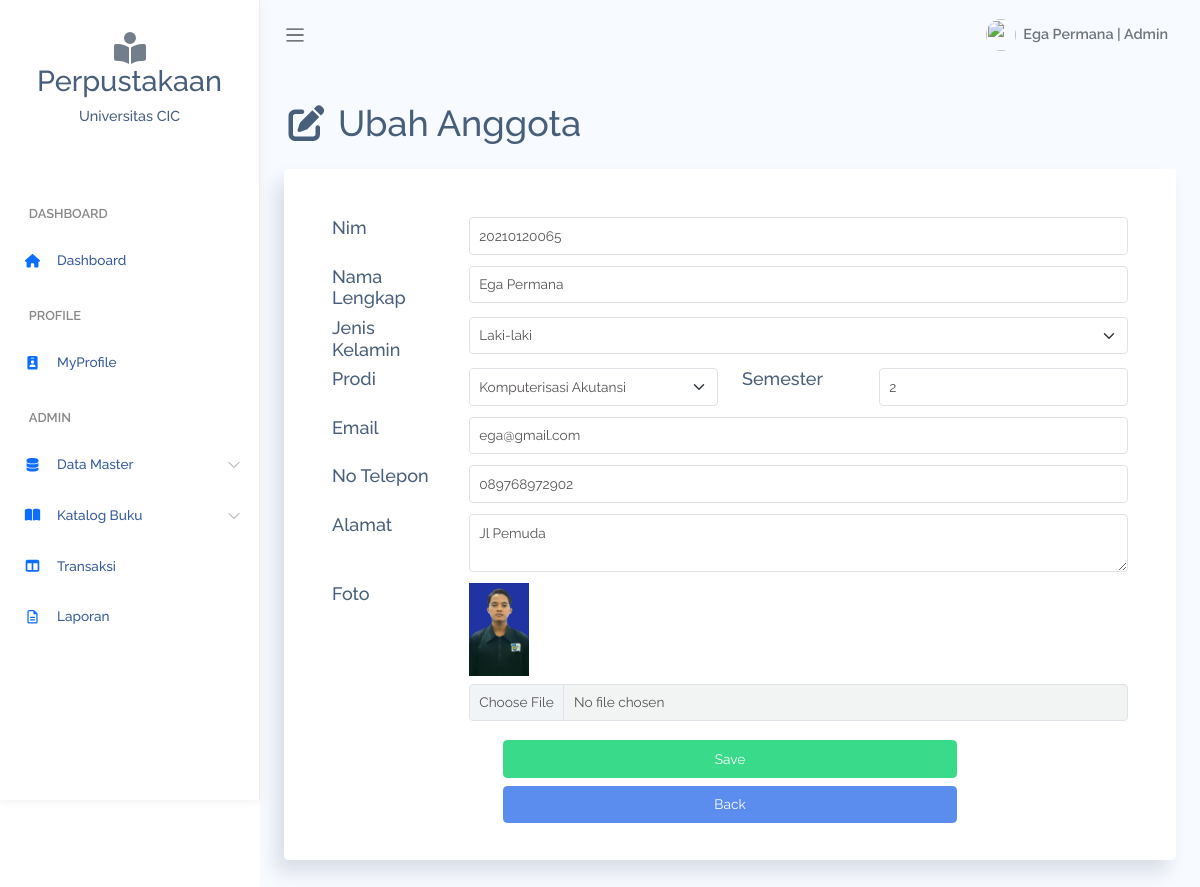
Page /Admin/formUbah.php?aksi=anggota&&id=12 (signed in) on the committed database.
### tables this page shows
CREATE TABLE `anggota` (
  `id_anggota` int(11) NOT NULL,
  `nim_anggota` varchar(20) NOT NULL,
  `nama_anggota` varchar(50) NOT NULL,
  `jenis_kelamin` varchar(50) NOT NULL,
  `id_prodi` int(11) NOT NULL,
  `semester` varchar(10) NOT NULL,
  `email` varchar(100) NOT NULL,
  `no_hp` varchar(100) NOT NULL,
  `alamat` text NOT NULL,
  `foto` text NOT NULL
);

CREATE TABLE `prodi` (
  `id_prodi` int(11) NOT NULL,
  `nama` varchar(100) NOT NULL,
  `kaprodi` varchar(100) NOT NULL
);

### database.php (called while the page is built, shortened)
<?php
class database
{
    private $host = "localhost";
    private $user = "root";
    private $pas = "";
    private $db = "perpustakaan";
    private $koneksi = "";
    public function __construct()
    {
        $this->koneksi = mysqli_connect($this->host, $this->user, $this->pas, $this->db);
    }
    public function dataAnggotaById($id_anggota)
    {
        $query = mysqli_query($this->koneksi, "SELECT * FROM anggota WHERE id_anggota = '$id_anggota'");
        return $query->fetch_array();
    }
    public function dataProdi()
    {
        $query = mysqli_query($this->koneksi, "SELECT * FROM prodi");
        while ($row = mysqli_fetch_array($query)) {
            $data[] = $row;
        }
        return $data;
    }
    public function dataProdiById($id_prodi)
    {
        $query = mysqli_query($this->koneksi, "SELECT * FROM prodi WHERE id_prodi = '$id_prodi'");
        return $query->fetch_array();
    }
}

### Admin/formUbah.php (the view, shortened to what this page needs)
<?php
require_once '../database.php';
class menu
{
    function __construct()
    {
        require_once "menu.php";
    }
}
?>
<!DOCTYPE html>
<html lang="en">
<head>
    <link rel="stylesheet" href="../assets/css/bootstrap.css">
    <link rel="stylesheet" href="../assets/vendors/chartjs/Chart.min.css">
    <link rel="stylesheet" href="../assets/vendors/perfect-scrollbar/perfect-scrollbar.css">
    <link rel="stylesheet" href="../assets/css/app.css">
</head>
<body>
    <div id="app">
        <?php
        function Anggota()
        {
            $db = new database;
            $id = $_GET['id'];
            $data = $db->dataAnggotaById($id);
            $dataProdi = $db->dataProdi();
        ?>
            <div class="main-content container-fluid">
                <section id="basic-horizontal-layouts">
                    <div class="row match-height mt-0">
                        <div class="col-md-12 col-12">
                            <h1 class="mb-4">
                                <i class="fa-solid fa-fw fa-pen-to-square"></i>
                                Ubah Anggota
                            </h1>
                            <div class="card">
                                <div class="card-content">
                                    <div class="card-body px-5 pt-5">
                                        <form method="POST" action="<?= 'prosesAnggota.php?aksi=ubah'; ?>" class="form form-horizontal" enctype="multipart/form-data">
                                            <div class="form-body">
                                                <div class="row">
                                                    <div class="col-md-2">
                                                        <label for="nim">
                                                            <h5>Nim</h5>
                                                        </label>
                                                    </div>
                                                    <div class="col-md-10 form-group">
                                                        <input type="text" class="form-control" id="nim" name="nim_anggota" value="<?= $data['nim_anggota']; ?>">
                                                    </div>
                                                    <div class="col-md-2">
                                                        <label for="nama">
                                                            <h5>Nama Lengkap</h5>
                                                        </label>
                                                    </div>
                                                    <div class="col-md-10 form-group">
                                                        <input type="text" class="form-control" id="nama" name="nama_anggota" value="<?= $data['nama_anggota']; ?>">
                                                    </div>
                                                    <div class="col-md-2">
                                                        <label for="jk">
                                                            <h5>Jenis Kelamin</h5>
                                                        </label>
                                                    </div>
                                                    <div class="col-md-10 form-group">
                                                        <select class="form-select" id="jk" name="jenis_kelamin">
                                                            <option value="Laki-laki" <?php if ($data['jenis_kelamin'] == "Laki-laki") {
                                                                                            echo 'selected';
                                                                                        } ?>>Laki-laki</option>
                                                        </select>
                                                    </div>
                                                    <div class="col-md-2">
                                                        <label for="prodi">
                                                            <h5>Prodi</h5>
                                                        </label>
                                                    </div>
                                                    <div class="col-md-4 form-group">
                                                        <select class="form-select" id="prodi" name="id_prodi">
                                                            <?php
                                                            $prd = $db->dataProdiById($data['id_prodi']);
                                                            ?>
                                                            <option value="<?= $prd['id_prodi']; ?>"><?= $prd['nama']; ?></option>
                                                        </select>
                                                    </div>
                                                    <div class="col-md-2">
                                                        <label for="semester">
                                                            <h5>Semester</h5>
                                                        </label>
                                                    </div>
                                                    <div class="col-md-4 form-group">
                                                        <input type="semester" class="form-control" id="semester" name="semester" value="<?= $data['semester']; ?>">
                                                    </div>
                                                    <div class="col-md-2">
                                                        <label for="email">
                                                            <h5>Email</h5>
                                                        </label>
                                                    </div>
                                                    <div class="col-md-10 form-group">
                                                        <input type="email" class="form-control" id="email" name="email" value="<?= $data['email']; ?>">
                                                    </div>
                                                    <div class="col-md-2">
                                                        <label for="no_hp">
                                                            <h5>No Telepon</h5>
                                                        </label>
                                                    </div>
                                                    <div class="col-md-10 form-group">
                                                        <input type="no_hp" class="form-control" id="no_hp" name="no_hp" value="<?= $data['no_hp']; ?>">
                                                    </div>
                                                    <div class="col-md-2">
                                                        <label for="alamat">
                                                            <h5>Alamat</h5>
                                                        </label>
                                                    </div>
                                                    <div class="col-md-10 form-group">
                                                        <textarea class="form-control" id="alamat" name="alamat"><?= $data['alamat']; ?></textarea>
                                                    </div>
                                                    <div class="col-md-2">
                                                        <label for="foto">
                                                            <h5>Foto</h5>
                                                        </label>
                                                    </div>
                                                    <div class="col-md-10 form-group">
                                                        <img src="img/<?= $data['foto']; ?>" width="60">
                                                        <input type="file" class="form-control mt-2" id="foto" name="foto">
                                                    </div>
                                                    <div class="d-grid gap-2 col-7 mt-2 mx-auto">
                                                        <button class="btn btn-success float-end" type="submit">Save</button>
                                                        <a href="dataAnggota.php" class="btn btn-primary">Back</a>
                                                    </div>
                                                </div>
                                            </div>
                                        </form>
                                    </div>
                                </div>
                            </div>
                        </div>
                    </div>
                </section>
            </div>
        <?php } ?>
        <?php
        $aksi = $_GET['aksi'];
        if ($aksi == "anggota") {
            Anggota();
        } elseif ($aksi == "buku") {
            Buku();
        } elseif ($aksi == "petugas") {
            Petugas();
        } elseif ($aksi == "kategori") {
            Kategori();
        } elseif ($aksi == "prodi") {
            Prodi();
        } elseif ($aksi == "pinjam") {
            Pinjam();
        } elseif ($aksi == "kembali") {
            Kembali();
        } else {
            echo "Error!";
        }
        ?>
    </div>
</body>
</html>

### assets/css/app.css (style rules this page uses)
* { font-family:Raleway }
#app { position:relative }
#main .main-content { padding:2rem 1.5rem }
a { text-decoration:none }
a,button { outline:0 }
.btn.btn-danger,.btn.btn-dark,.btn.btn-info,.btn.btn-light,.btn.btn-link,.btn.btn-primary,.btn.btn-secondary,.btn.btn-success,.btn.btn-warning { color:#fff }
.form-group { margin-bottom:.7rem }
.card { box-shadow:-8px 12px 18px 0 rgba(25,42,70,.13);margin-bottom:2.2rem }
.card .card-content { position:relative }
.card .card-body { padding:1.4rem 1.7rem }

### rows in the picture
anggota: nim_anggota "20210120065", nama_anggota "Ega Permana", jenis_kelamin "Laki-laki", semester "2", email "ega@gmail.com", no_hp "089768972902", alamat "Jl Pemuda", foto (picture)
prodi: id_prodi "Komputerisasi Akutansi"

### other values in the picture
$_SESSION['role'] "ADMIN"
$_SESSION['nama'] "Ega Permana"
$_SESSION['role'] "Admin"
